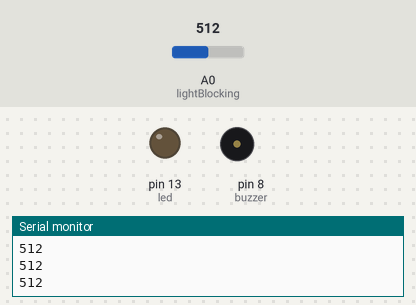
A sketch run on a simulated Arduino Uno, built with avr-gcc and run on an emulated ATmega328P. Parts: output pins drawn as LEDs (lit = HIGH), buzzer (waves = sounding, pin HIGH), the last lines printed to the serial monitor. The test bench sets the inputs (shaded band); at power-on: A0 (lightBlocking) = 512.

Above: at 1.2 s.
1.3 s: A0 (lightBlocking) set to 587
2.8 s: A0 (lightBlocking) set to 610
At 3.7 s:
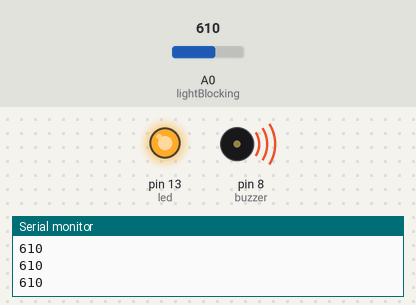
4.3 s: A0 (lightBlocking) set to 590
At 5.0 s:
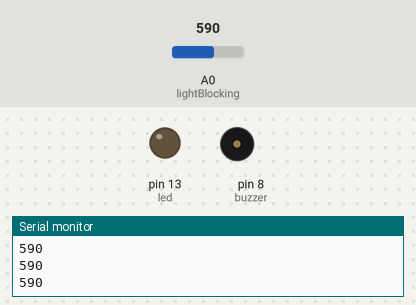
5.9 s: A0 (lightBlocking) set to 716
At 6.3 s:
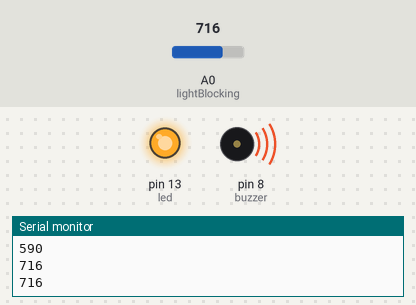
Timing chart, 0 to 8.5 s (numbered marks = the images above; inputs shaded):
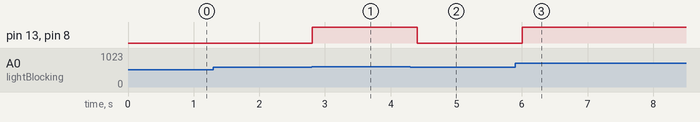

Measured:
- the behaviour switches between 600 and 601 on A0 (lightBlocking) (found by bisection; images 0 and 1)
- after the input at 2.8 s, pin 13 (led), pin 8 (buzzer): LOW → HIGH at once
- after the input at 4.3 s, pin 13 (led), pin 8 (buzzer): HIGH → LOW after 0.11 s
- after the input at 5.9 s, pin 13 (led), pin 8 (buzzer): LOW → HIGH after 0.11 s

The sketch:

lightblocking.ino
```cpp
const int lightBlocking = A0; //define sensor to pin A0

const int led = 13;//define led to pin 9

int val;//create sensor value variable
int buzzer = 8;


void setup() {


  pinMode(lightBlocking,INPUT);//set the sensor to an input

  pinMode(led, OUTPUT);//set led as output
  pinMode(buzzer, OUTPUT);//set buzzer to indicate
  Serial.begin(9600);//begin the serial monitor


}

void loop() {

int val = analogRead(lightBlocking);//read the sensor

if (val < 400){

  digitalWrite(led, HIGH);//turn led on
  digitalWrite(buzzer, HIGH);//


}

if(val > 600){

  digitalWrite(led, HIGH);//turn led on
  digitalWrite(buzzer, HIGH);//TURN BUZZER ON

}

else{

  digitalWrite(led, LOW);//turn led off
  digitalWrite(buzzer, LOW);//TURN BUZZER OFF

}

  Serial.println(val);//print the sensor value to the serial monitor

  delay(200);//wait 200 milliseconds

}


 // S - SIGNAL PIN
 // CENTER PIN - POSITIVE PIN
 // (-) - NEGATIVE PIN
//The light blocking sensor is activated and when the card is kept within its U-shaped gap,
//the sensor senses that there is an object within the gap which is blocking the light.
//This sends a HIGH signal. When the card is displaced,
//the light is not blocked and the sensor sends a LOW signal and according to my code
```
